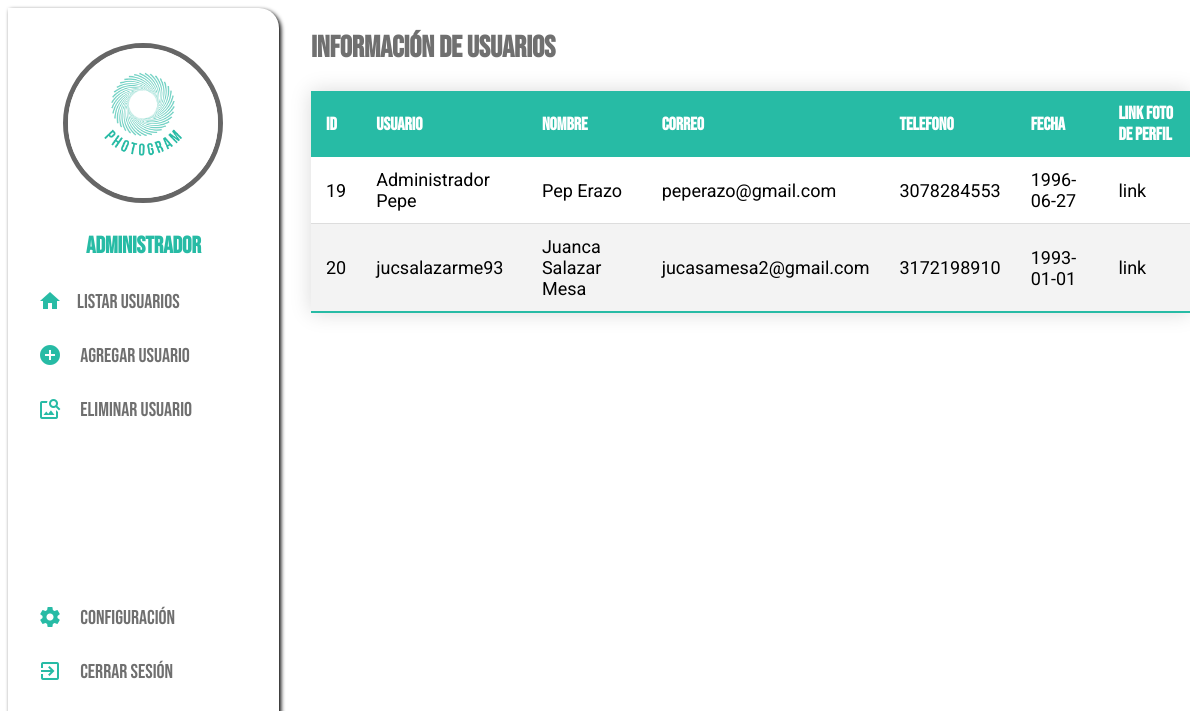
Page /view (signed in) on the committed database.
### tables this page shows
CREATE TABLE usuarios (id INTEGER PRIMARY KEY AUTOINCREMENT NOT NULL, usuario TEXT NOT NULL, nombre TEXT NOT NULL, password TEXT NOT NULL, correo TEXT UNIQUE NOT NULL, telefono STRING NOT NULL, date DATE NOT NULL, link_user TEXT, rol TEXT);

### page.py (the view)
@app.route('/view')
def view():
    if "admin" in session:
        con = sqlite3.connect("BaseDatos.db")
        con.row_factory = sqlite3.Row
        cur = con.cursor()
        cur.execute("SELECT * FROM usuarios")
        rows = cur.fetchall()
        con.close()
        return render_template("view.html", rows=rows)
    else:
        return redirect('login')

### templates/view.html (shortened to what this page needs)
<!DOCTYPE html>
<html>
<head>
<link href="../static/css/templates.css" rel="stylesheet" type="text/css">
</head>
<body>
	<div class="main-container">
  <div class="user-container">
    <div>
      <div class="container"><img id="imgperfil" src="../static/Images/logo.png" width="200" height="200" alt="" class="imgRedonda"/>
        <h3 style="color:#27BBA5">Administrador</h3>
      </div>
    </div>
    <div class="user--menu">
      <a href="{{url_for('view')}}"><i class="material-icons">home</i>Listar Usuarios</a><br>
     <br>
     <a href="{{url_for('signup')}}"><i class="material-icons">add_circle</i> Agregar Usuario</a><br>
		<br>
    <a href="{{url_for('delete')}}"><i class="material-icons">image_search</i> Eliminar Usuario</a><br>
      <br>
      <br>
      <a href="#"><i class="material-icons" style="
		  padding-top: 130px">settings</i> Configuración</a><br><br>
      <a href="{{url_for('logout')}}"><i class="material-icons">exit_to_app</i> Cerrar Sesión</a><br>
    </div>
  </div>
  <div class="main-feed">
    <h1 style="font-size: 30px; text-align: left; color: rgb(112, 112, 112); margin-left: 30px;"> Información de Usuarios</h1>
       <table class="styled-table">
    <thead>
        <tr>
        <th>ID</th>
        <th>Usuario</th>
        <th>Nombre</th>
        <th>Correo</th>
        <th>Telefono</th>
        <th>Fecha</th>
        <th>Link Foto de Perfil</th></tr>
    </thead>
    {% for row in rows %}
        <tr>
            <td>{{row["id"]}}</td>
            <td>{{row["usuario"]}}</td>
            <td>{{row["nombre"]}}</td>
            <td>{{row["correo"]}}</td>
            <td>{{row["telefono"]}}</td>
            <td>{{row["date"]}}</td>
            <td>{{row["link_user"]}}</td>
        </tr>
    {% endfor %}
</table>
    </div>
</div>
</body>
</html>

### static/css/templates.css (style rules this page uses)
body { font-family: 'Bebas Neue', cursive; font-size: 20px; }
a { text-decoration: none; color: #6f6f6f; }
.main-container { display: flex; }
.user-container { left: 0; top: 0; flex-basis: 300px; box-shadow: 2px 2px 4px #000000; width: 400px; height: auto; border-radius: 0px 20px 20px 0px; }
.imgRedonda { width:150px; height:150px; border-radius:150px; border:5px solid #666; }
.container { padding-top: 35px; position: relative; text-align: center; color: black; }
.main-feed { width: auto; height: 840px; margin: 5px; border-width: 2px; border-color: rgb(226, 226, 226); border-style: solid; overflow: hidden; overflow-y: scroll; }
.main-feed { width: 85%; height: 840px; margin: 2px; border-width: 0; overflow: hidden; overflow-y: scroll; }
.material-icons { font-size:24px; color:#27BBA5; padding-right: 15px; position: relative; margin-left: 30px; top: 5px; }

### templates/view.html (style rules this page uses)
.styled-table { border-collapse: collapse; margin: 25px 0 ; margin-left: 30px; font-size: 0.9em ; min-width: 400px ¡; box-shadow: 0 0 20px rgba(0, 0, 0, 0.15); font-family: 'Roboto'; }
.styled-table thead tr { background-color: #27BBA5; color: white; text-align: left; font-family: 'Bebas Neue'; }
.styled-table th, .styled-table td { padding: 12px 15px; }
.styled-table tbody tr { border-bottom: 1px solid #dddddd; }
.styled-table tbody tr:nth-of-type(even) { background-color: #f3f3f3; }
.styled-table tbody tr:last-of-type { border-bottom: 2px solid #27BBA5; }

### rows in the picture
usuarios: id "19", usuario "Administrador Pepe", nombre "Pep Erazo", correo "peperazo@gmail.com", telefono "3078284553", date "1996-06-27", link_user "link"
usuarios: id "20", usuario "jucsalazarme93", nombre "Juanca Salazar Mesa", correo "jucasamesa2@gmail.com", telefono "3172198910", date "1993-01-01", link_user "link"
